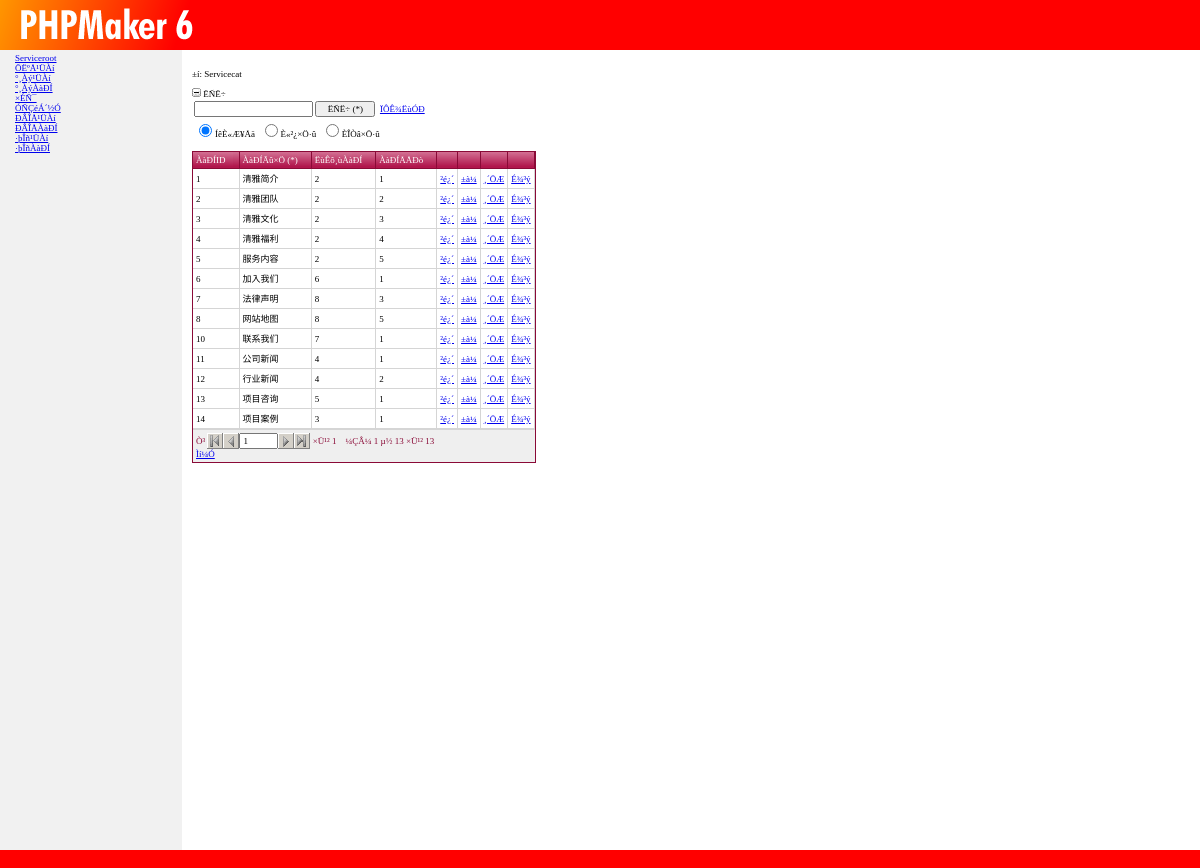
Page /admin/servicecatlist.php on the committed database.
### tables this page shows
CREATE TABLE `servicecat` (
  `id` bigint(20) NOT NULL AUTO_INCREMENT,
  `catname` varchar(200) DEFAULT NULL,
  `rootid` bigint(20) DEFAULT NULL,
  `catdesc` text,
  `catorder` bigint(20) DEFAULT NULL,
  PRIMARY KEY (`id`)
);

### admin/servicecatlist.php (the view, shortened to what the rows shown need)
<?php include "ewcfg6.php" ?>
<?php include "ewmysql6.php" ?>
<?php include "phpfn6.php" ?>
<?php include "servicecatinfo.php" ?>
<?php
$servicecat_list = new cservicecat_list();
$Page =& $servicecat_list;
$servicecat_list->Page_Init();
$servicecat_list->Page_Main();
?>
<?php include "header.php" ?>
<?php
	$bSelectLimit = ($servicecat->Export == "" && $servicecat->SelectLimit);
	$servicecat_list->lTotalRecs = ($bSelectLimit) ? $servicecat->SelectRecordCount() : $rs->RecordCount();
	$servicecat_list->lStartRec = 1;
	if (!($servicecat->ExportAll && $servicecat->Export <> ""))
		$servicecat_list->SetUpStartRec();
	if ($bSelectLimit)
		$rs = $servicecat_list->LoadRecordset($servicecat_list->lStartRec-1, $servicecat_list->lDisplayRecs);
?>
<?php if ($servicecat->Export == "" && $servicecat->CurrentAction == "") { ?>
<br>
<?php } ?>
<?php $servicecat_list->ShowMessage() ?>
<br>
<table cellspacing="0" class="ewGrid"><tr><td class="ewGridContent">
<div class="ewGridMiddlePanel">
<form name="fservicecatlist" id="fservicecatlist" class="ewForm" action="" method="post">
<?php if ($servicecat_list->lTotalRecs > 0) { ?>
<table cellspacing="0" rowhighlightclass="ewTableHighlightRow" rowselectclass="ewTableSelectRow" roweditclass="ewTableEditRow" class="ewTable ewTableSeparate">
<?php
	$servicecat_list->lOptionCnt = 0;
	$servicecat_list->lOptionCnt++;
	$servicecat_list->lOptionCnt++;
	$servicecat_list->lOptionCnt++;
	$servicecat_list->lOptionCnt++;
	$servicecat_list->lOptionCnt += count($servicecat_list->ListOptions->Items);
?>
<thead>
	<tr class="ewTableHeader">
<?php if ($servicecat->id->Visible) {  ?>
	<?php if ($servicecat->SortUrl($servicecat->id) == "") { ?>
		<td>ÀàÐÍID</td>
	<?php } else { ?>
		<td class="ewPointer" onmousedown="ew_Sort(event,'<?php echo $servicecat->SortUrl($servicecat->id) ?>',1);">
			<table cellspacing="0" class="ewTableHeaderBtn"></table>
		</td>
	<?php } ?>
<?php } ?>
<?php if ($servicecat->catname->Visible) {  ?>
	<?php if ($servicecat->SortUrl($servicecat->catname) == "") { ?>
		<td>ÀàÐÍÃû×Ö</td>
	<?php } else { ?>
		<td class="ewPointer" onmousedown="ew_Sort(event,'<?php echo $servicecat->SortUrl($servicecat->catname) ?>',1);">
			<table cellspacing="0" class="ewTableHeaderBtn"></table>
		</td>
	<?php } ?>
<?php } ?>
<?php if ($servicecat->rootid->Visible) {  ?>
	<?php if ($servicecat->SortUrl($servicecat->rootid) == "") { ?>
		<td>ËùÊô¸ùÀàÐÍ</td>
	<?php } else { ?>
		<td class="ewPointer" onmousedown="ew_Sort(event,'<?php echo $servicecat->SortUrl($servicecat->rootid) ?>',1);">
			<table cellspacing="0" class="ewTableHeaderBtn"></table>
		</td>
	<?php } ?>
<?php } ?>
<?php if ($servicecat->catorder->Visible) {  ?>
	<?php if ($servicecat->SortUrl($servicecat->catorder) == "") { ?>
		<td>ÀàÐÍÅÅÐò</td>
	<?php } else { ?>
		<td class="ewPointer" onmousedown="ew_Sort(event,'<?php echo $servicecat->SortUrl($servicecat->catorder) ?>',1);">
			<table cellspacing="0" class="ewTableHeaderBtn"></table>
		</td>
	<?php } ?>
<?php } ?>
<?php if ($servicecat->Export == "") { ?>
<td style="white-space: nowrap;">&nbsp;</td>
<td style="white-space: nowrap;">&nbsp;</td>
<td style="white-space: nowrap;">&nbsp;</td>
<td style="white-space: nowrap;">&nbsp;</td>
<?php } ?>
	</tr>
</thead>
<?php
if ($servicecat->ExportAll && $servicecat->Export <> "") {
	$servicecat_list->lStopRec = $servicecat_list->lTotalRecs;
} else {
	$servicecat_list->lStopRec = $servicecat_list->lStartRec + $servicecat_list->lDisplayRecs - 1;
}
$servicecat_list->lRecCount = $servicecat_list->lStartRec - 1;
if ($rs && !$rs->EOF) {
	$rs->MoveFirst();
}
$servicecat_list->lRowCnt = 0;
while (($servicecat->CurrentAction == "gridadd" || !$rs->EOF) &&
	$servicecat_list->lRecCount < $servicecat_list->lStopRec) {
	$servicecat_list->lRecCount++;
	if (intval($servicecat_list->lRecCount) >= intval($servicecat_list->lStartRec)) {
		$servicecat_list->lRowCnt++;
	$servicecat->CssClass = "";
	$servicecat->CssStyle = "";
	$servicecat->RowClientEvents = "onmouseover='ew_MouseOver(event, this);' onmouseout='ew_MouseOut(event, this);' onclick='ew_Click(event, this);'";
	if ($servicecat->CurrentAction == "gridadd") {
		$servicecat_list->LoadDefaultValues();
	} else {
		$servicecat_list->LoadRowValues($rs);
	}
	$servicecat->RowType = EW_ROWTYPE_VIEW;
	$servicecat_list->RenderRow();
?>
	<tr<?php echo $servicecat->RowAttributes() ?>>
	<?php if ($servicecat->id->Visible) {  ?>
		<td<?php echo $servicecat->id->CellAttributes() ?>>
<div<?php echo $servicecat->id->ViewAttributes() ?>><?php echo $servicecat->id->ListViewValue() ?></div>
</td>
	<?php } ?>
	<?php if ($servicecat->catname->Visible) {  ?>
		<td<?php echo $servicecat->catname->CellAttributes() ?>>
<div<?php echo $servicecat->catname->ViewAttributes() ?>><?php echo $servicecat->catname->ListViewValue() ?></div>
</td>
	<?php } ?>
	<?php if ($servicecat->rootid->Visible) {  ?>
		<td<?php echo $servicecat->rootid->CellAttributes() ?>>
<div<?php echo $servicecat->rootid->ViewAttributes() ?>><?php echo $servicecat->rootid->ListViewValue() ?></div>
</td>
	<?php } ?>
	<?php if ($servicecat->catorder->Visible) {  ?>
		<td<?php echo $servicecat->catorder->CellAttributes() ?>>
<div<?php echo $servicecat->catorder->ViewAttributes() ?>><?php echo $servicecat->catorder->ListViewValue() ?></div>
</td>
	<?php } ?>
<?php if ($servicecat->Export == "") { ?>
<td style="white-space: nowrap;"><span class="phpmaker">
<a href="<?php echo $servicecat->ViewUrl() ?>">²é¿´</a>
</span></td>
<td style="white-space: nowrap;"><span class="phpmaker">
<a href="<?php echo $servicecat->EditUrl() ?>">±à¼­</a>
</span></td>
<td style="white-space: nowrap;"><span class="phpmaker">
<a href="<?php echo $servicecat->CopyUrl() ?>">¸´ÖÆ</a>
</span></td>
<td style="white-space: nowrap;"><span class="phpmaker">
<a href="<?php echo $servicecat->DeleteUrl() ?>">É¾³ý</a>
</span></td>
<?php } ?>
	</tr>
<?php
	}
	if ($servicecat->CurrentAction <> "gridadd")
		$rs->MoveNext();
}
?>
</table>
<?php } ?>
</form>
</div>
<?php if ($servicecat->Export == "") { ?>
<div class="ewGridLowerPanel">
<?php if ($servicecat->CurrentAction <> "gridadd" && $servicecat->CurrentAction <> "gridedit") { ?>
<form name="ewpagerform" id="ewpagerform" class="ewForm" action="<?php echo ew_CurrentPage() ?>">
<table border="0" cellspacing="0" cellpadding="0" class="ewPager">
	<tr>
		<td nowrap>
<?php if (!isset($servicecat_list->Pager)) $servicecat_list->Pager = new cPrevNextPager($servicecat_list->lStartRec, $servicecat_list->lDisplayRecs, $servicecat_list->lTotalRecs) ?>
<?php if ($servicecat_list->Pager->RecordCount > 0) { ?>
	<table border="0" cellspacing="0" cellpadding="0"><tr><td><span class="phpmaker">Ò³&nbsp;</span></td>
	<?php if ($servicecat_list->Pager->FirstButton->Enabled) { ?>
	<td><a href="<?php echo $servicecat_list->PageUrl() ?>start=<?php echo $servicecat_list->Pager->FirstButton->Start ?>"><img src="images/first.gif" alt="µÚÒ»Ò³" width="16" height="16" border="0"></a></td>
	<?php } else { ?>
	<td><img src="images/firstdisab.gif" alt="µÚÒ»Ò³" width="16" height="16" border="0"></td>
	<?php } ?>
	<?php if ($servicecat_list->Pager->PrevButton->Enabled) { ?>
	<td><a href="<?php echo $servicecat_list->PageUrl() ?>start=<?php echo $servicecat_list->Pager->PrevButton->Start ?>"><img src="images/prev.gif" alt="ÉÏÒ»Ò³" width="16" height="16" border="0"></a></td>
	<?php } else { ?>
	<td><img src="images/prevdisab.gif" alt="ÉÏÒ»Ò³" width="16" height="16" border="0"></td>
	<?php } ?>
	<td><input type="text" name="<?php echo EW_TABLE_PAGE_NO ?>" id="<?php echo EW_TABLE_PAGE_NO ?>" value="<?php echo $servicecat_list->Pager->CurrentPage ?>" size="4"></td>
	<?php if ($servicecat_list->Pager->NextButton->Enabled) { ?>
	<td><a href="<?php echo $servicecat_list->PageUrl() ?>start=<?php echo $servicecat_list->Pager->NextButton->Start ?>"><img src="images/next.gif" alt="ÏÂÒ»Ò³" width="16" height="16" border="0"></a></td>
	<?php } else { ?>
	<td><img src="images/nextdisab.gif" alt="ÏÂÒ»Ò³" width="16" height="16" border="0"></td>
	<?php } ?>
	<?php if ($servicecat_list->Pager->LastButton->Enabled) { ?>
	<td><a href="<?php echo $servicecat_list->PageUrl() ?>start=<?php echo $servicecat_list->Pager->LastButton->Start ?>"><img src="images/last.gif" alt="×îºóÒ³" width="16" height="16" border="0"></a></td>
	<?php } else { ?>
	<td><img src="images/lastdisab.gif" alt="×îºóÒ³" width="16" height="16" border="0"></td>
	<?php } ?>
	<td><span class="phpmaker">&nbsp;×Ü¹² <?php echo $servicecat_list->Pager->PageCount ?></span></td>
	</tr></table>
	</td>
	<td>&nbsp;&nbsp;&nbsp;&nbsp;</td>
	<td>
	<span class="phpmaker">¼ÇÂ¼ <?php echo $servicecat_list->Pager->FromIndex ?> µ½ <?php echo $servicecat_list->Pager->ToIndex ?> ×Ü¹² <?php echo $servicecat_list->Pager->RecordCount ?></span>
<?php } ?>
		</td>
	</tr>
</table>
</form>
<?php } ?>
</div>
<?php } ?>
</td></tr></table>
<?php include "footer.php" ?>
<?php
class cservicecat_list {
	function PageUrl() {
		$PageUrl = ew_CurrentPage() . "?";
		return $PageUrl;
	}
	function cservicecat_list() {
		$conn = ew_Connect();
		$this->ListOptions = new cListOptions();
	}
	function Page_Init() {
		global $gsExport, $gsExportFile, $servicecat;
	$servicecat->Export = @$_GET["export"];
	}
	var $lDisplayRecs;
	var $lTotalRecs;
	function Page_Main() {
		global $objForm, $gsSearchError, $Security, $servicecat;
		$this->lDisplayRecs = 20;
		$this->sSrchWhere = "";
		if ($servicecat->getRecordsPerPage() <> "") {
			$this->lDisplayRecs = $servicecat->getRecordsPerPage();
		} else {
			$this->lDisplayRecs = 20;
		}
		$servicecat->Recordset_Searching($this->sSrchWhere);
		$sFilter = "";
		$servicecat->setSessionWhere($sFilter);
		$servicecat->CurrentFilter = "";
	}
	function SetUpStartRec() {
		global $servicecat;
		$this->lStartRec = $servicecat->getStartRecordNumber();
		if (!is_numeric($this->lStartRec) || $this->lStartRec == "") {
			$this->lStartRec = 1;
		} elseif (intval($this->lStartRec) > intval($this->lTotalRecs)) {
			$this->lStartRec = intval(($this->lTotalRecs-1)/$this->lDisplayRecs)*$this->lDisplayRecs+1;
			$servicecat->setStartRecordNumber($this->lStartRec);
		} elseif (($this->lStartRec-1) % $this->lDisplayRecs <> 0) {
			$this->lStartRec = intval(($this->lStartRec-1)/$this->lDisplayRecs)*$this->lDisplayRecs+1;
			$servicecat->setStartRecordNumber($this->lStartRec);
		}
	}
	function LoadRecordset($offset = -1, $rowcnt = -1) {
		global $conn, $servicecat;
		$servicecat->Recordset_Selecting($servicecat->CurrentFilter);
		$sSql = $servicecat->SelectSQL();
		if ($offset > -1 && $rowcnt > -1) $sSql .= " LIMIT $offset, $rowcnt";
		$conn->raiseErrorFn = 'ew_ErrorFn';
		$rs = $conn->Execute($sSql);
		return $rs;
	}
	function RenderRow() {
		global $conn, $Security, $servicecat;
		$servicecat->Row_Rendering();
		$servicecat->id->CellCssStyle = "";
		$servicecat->id->CellCssClass = "";
		$servicecat->catname->CellCssStyle = "";
		$servicecat->catname->CellCssClass = "";
		$servicecat->rootid->CellCssStyle = "";
		$servicecat->rootid->CellCssClass = "";
		$servicecat->catorder->CellCssStyle = "";
		$servicecat->catorder->CellCssClass = "";
		if ($servicecat->RowType == EW_ROWTYPE_VIEW) {
			$servicecat->id->ViewValue = $servicecat->id->CurrentValue;
			$servicecat->id->CssStyle = "";
			$servicecat->id->CssClass = "";
			$servicecat->id->ViewCustomAttributes = "";
			$servicecat->catname->ViewValue = $servicecat->catname->CurrentValue;
			$servicecat->catname->CssStyle = "";
			$servicecat->catname->CssClass = "";
			$servicecat->catname->ViewCustomAttributes = "";
			$servicecat->rootid->ViewValue = $servicecat->rootid->CurrentValue;
			$servicecat->rootid->CssStyle = "";
			$servicecat->rootid->CssClass = "";
			$servicecat->rootid->ViewCustomAttributes = "";
			$servicecat->catorder->ViewValue = $servicecat->catorder->CurrentValue;
			$servicecat->catorder->CssStyle = "";
			$servicecat->catorder->CssClass = "";
			$servicecat->catorder->ViewCustomAttributes = "";
			$servicecat->id->HrefValue = "";
			$servicecat->catname->HrefValue = "";
			$servicecat->rootid->HrefValue = "";
			$servicecat->catorder->HrefValue = "";
		}
	}
}
?>

### rows in the picture
servicecat: catname "清雅简介"
servicecat: catname "加入我们"
servicecat: catname "联系我们"
servicecat: catname "公司新闻"
servicecat: catname "项目咨询", pageno "1", catorder "1"
servicecat: catname "项目案例"

### other values in the picture
$item->Text "Serviceroot"
$item->Text "ÕËºÅ¹ÜÀí"
$item->Text "°¸Àý¹ÜÀí"
$item->Text "°¸ÀýÀàÐÍ"
$item->Text "×ÉÑ¯"
$item->Text "ÓÑÇéÁ´½Ó"
$item->Text "ÐÂÎÅ¹ÜÀí"
$item->Text "ÐÂÎÅÀàÐÍ"
$item->Text "·þÎñ¹ÜÀí"
$item->Text "·þÎñÀàÐÍ"
$servicecat->id->ListViewValue() "1"
$servicecat->rootid->ListViewValue() "2"
$servicecat->catorder->ListViewValue() "1"
$servicecat->id->ListViewValue() "2"
$servicecat->catname->ListViewValue() "清雅团队"
